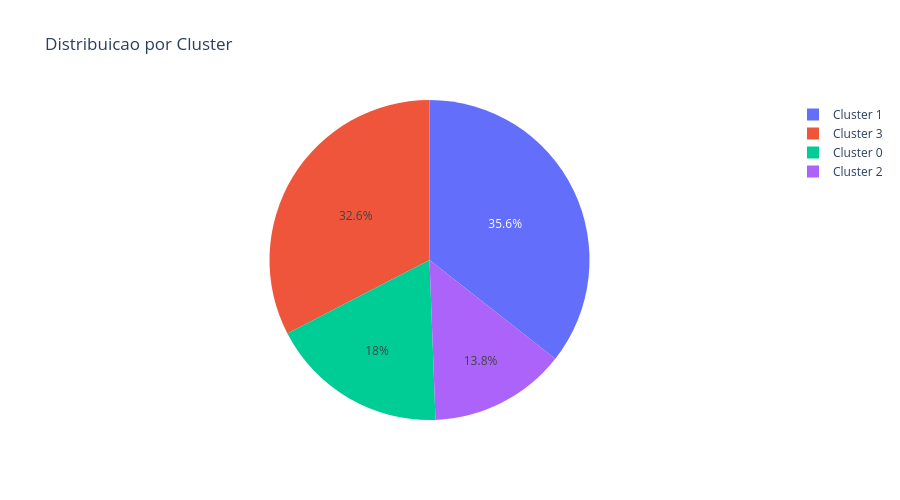

Here is the notebook cell this chart was saved with:
### Code cell
# Grafico de pizza â€” distribuicao
px.pie(
    values=rfm.groupby('cluster').size().values,
    names=['Cluster 0', 'Cluster 1', 'Cluster 2', 'Cluster 3'],
    title='Distribuicao por Cluster'
).update_layout(template='plotly_white')

### Figure 1 — Plotly figure (JSON) as saved in the notebook; plotly's stock layout.template omitted (floating-point values rounded to 4 significant figures)
{"data": [{"domain": {"x": [0, 1], "y": [0, 1]}, "hovertemplate": "label=%{label}<br>value=%{value}<extra></extra>", "labels": ["Cluster 0", "Cluster 1", "Cluster 2", "Cluster 3"], "legendgroup": "", "name": "", "showlegend": true, "type": "pie", "values": [180, 356, 138, 326]}], "layout": {"height": 500, "legend": {"tracegroupgap": 0}, "title": {"text": "Distribuicao por Cluster"}, "width": 900}}
